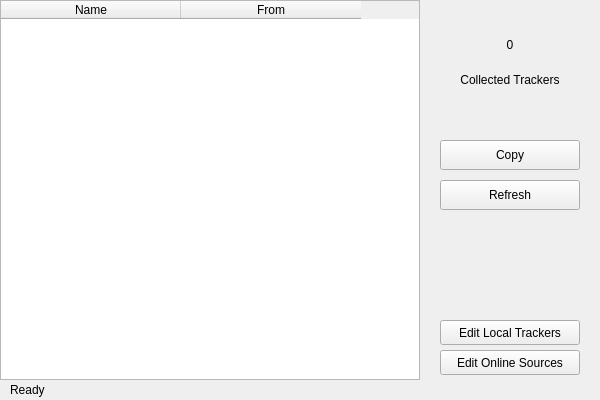
<?xml version="1.0" encoding="UTF-8"?>
<ui version="4.0">
 <class>trackersCollecterClass</class>
 <widget class="QWidget" name="trackersCollecterClass">
  <property name="geometry">
   <rect>
    <x>0</x>
    <y>0</y>
    <width>600</width>
    <height>400</height>
   </rect>
  </property>
  <property name="windowTitle">
   <string>trackersCollecter</string>
  </property>
  <property name="styleSheet">
   <string notr="true">font: 10pt &quot;Microsoft YaHei UI&quot;;</string>
  </property>
  <widget class="QTableWidget" name="listTable">
   <property name="geometry">
    <rect>
     <x>0</x>
     <y>0</y>
     <width>420</width>
     <height>380</height>
    </rect>
   </property>
   <attribute name="horizontalHeaderDefaultSectionSize">
    <number>180</number>
   </attribute>
   <column>
    <property name="text">
     <string>Name</string>
    </property>
   </column>
   <column>
    <property name="text">
     <string>From</string>
    </property>
   </column>
  </widget>
  <widget class="QLabel" name="title_collectedTrackers">
   <property name="geometry">
    <rect>
     <x>420</x>
     <y>70</y>
     <width>180</width>
     <height>20</height>
    </rect>
   </property>
   <property name="text">
    <string>Collected Trackers</string>
   </property>
   <property name="alignment">
    <set>Qt::AlignCenter</set>
   </property>
  </widget>
  <widget class="QLabel" name="val_collectedTrackers">
   <property name="geometry">
    <rect>
     <x>420</x>
     <y>20</y>
     <width>180</width>
     <height>50</height>
    </rect>
   </property>
   <property name="styleSheet">
    <string notr="true">font: 700 32pt &quot;Microsoft YaHei UI&quot;;</string>
   </property>
   <property name="text">
    <string>0</string>
   </property>
   <property name="alignment">
    <set>Qt::AlignCenter</set>
   </property>
  </widget>
  <widget class="QPushButton" name="pushButton_copy">
   <property name="geometry">
    <rect>
     <x>440</x>
     <y>140</y>
     <width>140</width>
     <height>30</height>
    </rect>
   </property>
   <property name="text">
    <string>Copy</string>
   </property>
  </widget>
  <widget class="QPushButton" name="pushButton_refresh">
   <property name="geometry">
    <rect>
     <x>440</x>
     <y>180</y>
     <width>140</width>
     <height>30</height>
    </rect>
   </property>
   <property name="text">
    <string>Refresh</string>
   </property>
  </widget>
  <widget class="QLabel" name="title_state">
   <property name="geometry">
    <rect>
     <x>10</x>
     <y>380</y>
     <width>600</width>
     <height>20</height>
    </rect>
   </property>
   <property name="text">
    <string>Ready</string>
   </property>
   <property name="alignment">
    <set>Qt::AlignLeading|Qt::AlignLeft|Qt::AlignVCenter</set>
   </property>
  </widget>
  <widget class="QPushButton" name="pushButton_editLocalTrackers">
   <property name="geometry">
    <rect>
     <x>440</x>
     <y>320</y>
     <width>140</width>
     <height>25</height>
    </rect>
   </property>
   <property name="text">
    <string>Edit Local Trackers</string>
   </property>
  </widget>
  <widget class="QPushButton" name="pushButton_editOnlineSources">
   <property name="geometry">
    <rect>
     <x>440</x>
     <y>350</y>
     <width>140</width>
     <height>25</height>
    </rect>
   </property>
   <property name="text">
    <string>Edit Online Sources</string>
   </property>
  </widget>
 </widget>
 <layoutdefault spacing="6" margin="11"/>
 <resources>
  <include location="trackersCollecter.qrc"/>
 </resources>
 <connections/>
</ui>
